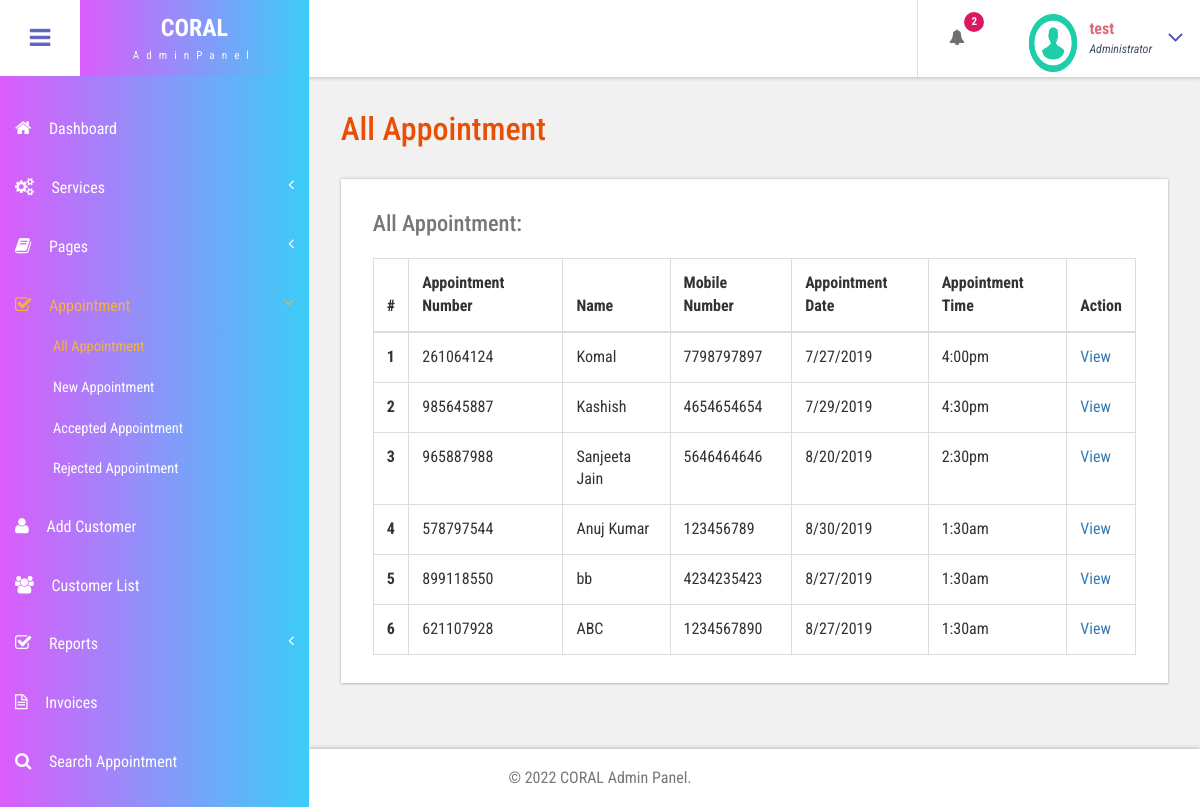
Page /admin/all-appointment.php (signed in) on the committed database.
### tables this page shows
CREATE TABLE `tblappointment` (
  `ID` int(10) NOT NULL,
  `AptNumber` varchar(80) DEFAULT NULL,
  `Name` varchar(120) DEFAULT NULL,
  `Email` varchar(120) DEFAULT NULL,
  `PhoneNumber` bigint(11) DEFAULT NULL,
  `AptDate` varchar(120) DEFAULT NULL,
  `AptTime` varchar(120) DEFAULT NULL,
  `Services` varchar(120) DEFAULT NULL,
  `ApplyDate` timestamp NULL DEFAULT current_timestamp(),
  `Remark` varchar(250) NOT NULL,
  `Status` varchar(50) NOT NULL,
  `RemarkDate` timestamp NOT NULL DEFAULT '0000-00-00 00:00:00' ON UPDATE current_timestamp()
);

### admin/all-appointment.php (the view, shortened to what this page needs)
<?php
include('includes/dbconnection.php');
if (strlen($_SESSION['bpmsaid']==0)) {
  header('location:logout.php');
  } else{
  ?>
<!DOCTYPE HTML>
<html>
<head>
<link href="css/bootstrap.css" rel='stylesheet' type='text/css' />
<link href="css/style.css" rel='stylesheet' type='text/css' />
<link href="css/font-awesome.css" rel="stylesheet">
<link href="css/animate.css" rel="stylesheet" type="text/css" media="all">
<link href="css/custom.css" rel="stylesheet">
</head>
<body class="cbp-spmenu-push">
	<div class="main-content">
		 <?php include_once('includes/sidebar.php');?>
		 <?php include_once('includes/header.php');?>
		<div id="page-wrapper">
			<div class="main-page">
				<div class="tables">
					<h3 class="title1">All Appointment</h3>
					<div class="table-responsive bs-example widget-shadow">
						<h4>All Appointment:</h4>
						<table class="table table-bordered"> <thead> <tr> <th>#</th> <th> Appointment Number</th> <th>Name</th><th>Mobile Number</th> <th>Appointment Date</th><th>Appointment Time</th><th>Action</th> </tr> </thead> <tbody>
<?php
$ret=mysqli_query($con,"select *from  tblappointment");
$cnt=1;
while ($row=mysqli_fetch_array($ret)) {
?>
						 <tr> <th scope="row"><?php echo $cnt;?></th> <td><?php  echo $row['AptNumber'];?></td> <td><?php  echo $row['Name'];?></td><td><?php  echo $row['PhoneNumber'];?></td><td><?php  echo $row['AptDate'];?></td> <td><?php  echo $row['AptTime'];?></td> <td><a href="view-appointment.php?viewid=<?php echo $row['ID'];?>">View</a></td> </tr>   <?php
$cnt=$cnt+1;
}?></tbody> </table>
					</div>
				</div>
			</div>
		</div>
		 <?php include_once('includes/footer.php');?>
	</div>
</body>
</html>
<?php }  ?>

### admin/includes/sidebar.php (shortened to what this page needs)
<div class=" sidebar" role="navigation">
          <div class="navbar-collapse">
      <nav class="cbp-spmenu cbp-spmenu-vertical cbp-spmenu-left" id="cbp-spmenu-s1">
        <ul class="nav" id="side-menu">
          <li>
            <a href="dashboard.php"><i class="fa fa-home nav_icon"></i>Dashboard</a>
          </li>
          <li>
            <a href="add-services.php"><i class="fa fa-cogs nav_icon"></i>Services<span class="fa arrow"></span> </a>
          </li>
          <li class="">
            <a href="about-us.php"><i class="fa fa-book nav_icon"></i>Pages <span class="fa arrow"></span></a>
          </li>
          <li>
            <a href="all-appointment.php"><i class="fa fa-check-square-o nav_icon"></i>Appointment<span class="fa arrow"></span></a>
            <ul class="nav nav-second-level collapse">
              <li>
                <a href="all-appointment.php">All Appointment</a>
              </li>
              <li>
                <a href="new-appointment.php">New Appointment</a>
              </li>
              <li>
                <a href="accepted-appointment.php">Accepted Appointment</a>
              </li>
              <li>
                <a href="rejected-appointment.php">Rejected Appointment</a>
              </li>
            </ul>
          </li>
          <li>
            <a href="add-customer.php" class="chart-nav"><i class="fa fa-user nav_icon"></i>Add Customer</a>
          </li>
           <li>
            <a href="customer-list.php" class="chart-nav"><i class="fa fa-users nav_icon"></i>Customer List</a>
          </li>
            <li>
            <a href="#"><i class="fa fa-check-square-o nav_icon"></i>Reports<span class="fa arrow"></span></a>
          </li>
  <li>
            <a href="invoices.php" class="chart-nav"><i class="fa fa-file-text-o nav_icon"></i>Invoices</a>
          </li>
          <li>
            <a href="search-appointment.php" class="chart-nav"><i class="fa fa-search nav_icon"></i>Search Appointment</a>
          </li>
          <li>
            <a href="search-invoices.php" class="chart-nav"><i class="fa fa-search nav_icon"></i>Search Invoice</a>
          </li>
        </ul>
      </nav>
    </div>
  </div>

### admin/includes/header.php (shortened to what this page needs)
<div class="sticky-header header-section ">
      <div class="header-left">
        <button id="showLeftPush"><i class="fa fa-bars"></i></button>
        <div class="logo">
          <a href="dashboard.php">
            <h1>CORAL</h1>
            <span>AdminPanel</span>
          </a>
        </div>
        <div class="clearfix"> </div>
      </div>
      <div class="header-right">
        <div class="profile_details_left">
          <ul class="nofitications-dropdown">
            <?php
$ret1=mysqli_query($con,"select ID,Name from  tblappointment where Status=''");
$num=mysqli_num_rows($ret1);
?>
            <li class="dropdown head-dpdn">
              <a href="#" class="dropdown-toggle" data-toggle="dropdown" aria-expanded="false"><i class="fa fa-bell"></i><span class="badge blue"><?php echo $num;?></span></a>
            </li>
          </ul>
          <div class="clearfix"> </div>
        </div>
        <div class="profile_details">
        <?php
$adid=$_SESSION['bpmsaid'];
$ret=mysqli_query($con,"select AdminName from tbladmin where ID='$adid'");
$row=mysqli_fetch_array($ret);
$name=$row['AdminName'];
?>
          <ul>
            <li class="dropdown profile_details_drop">
              <a href="#" class="dropdown-toggle" data-toggle="dropdown" aria-expanded="false">
                <div class="profile_img">
                  <span class="prfil-img"><img src="images/download (1).png" alt="" width="50" height="60"> </span>
                  <div class="user-name">
                    <p><?php echo $name; ?></p>
                    <span>Administrator</span>
                  </div>
                  <i class="fa fa-angle-down lnr"></i>
                  <div class="clearfix"></div>
                </div>
              </a>
            </li>
          </ul>
        </div>
      </div>
      <div class="clearfix"> </div>
    </div>

### admin/includes/footer.php
<div class="footer">
   <p>&copy; 2022 CORAL Admin Panel.</p>
</div>

### admin/css/custom.css (style rules this page uses)
#page-wrapper { padding:7em 2em 2.5em; background-color: #F1F1F1; }
.sidebar .arrow { float: right; }
.sidebar .fa.arrow:before { content: "\f104"; }
.sidebar .active>a>.fa.arrow:before { content: "\f107"; }
.sidebar .nav-second-level li, .sidebar .nav-third-level li { border-bottom: 0!important; margin-bottom: 0; }
.sidebar .nav-second-level li a { padding-left: 53px; font-size: .9em; }

### rows in the picture
tblappointment: AptNumber "261064124", Name "Komal", PhoneNumber "7798797897", AptDate "7/27/2019", AptTime "4:00pm"
tblappointment: AptNumber "985645887", Name "Kashish", PhoneNumber "4654654654", AptDate "7/29/2019", AptTime "4:30pm"
tblappointment: AptNumber "965887988", Name "Sanjeeta Jain", PhoneNumber "5646464646", AptDate "8/20/2019", AptTime "2:30pm"
tblappointment: AptNumber "578797544", Name "Anuj Kumar", PhoneNumber "123456789", AptDate "8/30/2019", AptTime "1:30am"
tblappointment: AptNumber "899118550", Name "bb", PhoneNumber "4234235423", AptDate "8/27/2019", AptTime "1:30am"
tblappointment: AptNumber "621107928", Name "ABC", PhoneNumber "1234567890", AptDate "8/27/2019", AptTime "1:30am"

### other values in the picture
$num "2"
$name "test"
